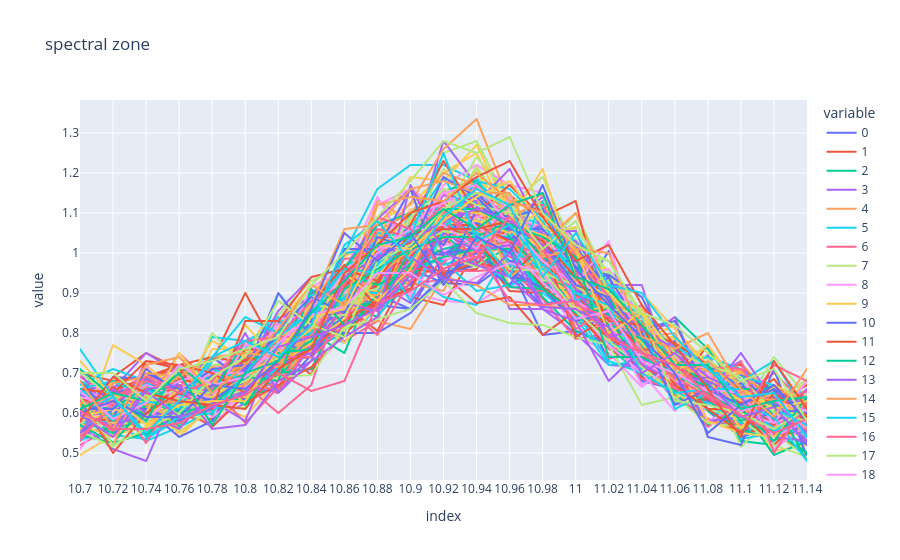

The notebook cell saved with this chart:
### Code cell
spectral_zones_class = extract_spectral_zones(Xcalclass, spectral_cuts) # extracting the spectral zones
spectral_zones_class['Fe ka + Ti ka'].T.plot(title='spectral zone') # plotting the Al ka spectral zone
